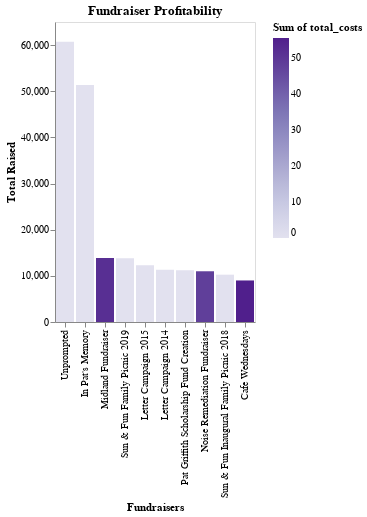

Here is the notebook cell this chart was saved with:
### Code cell
_dntk.DeepnoteChart(df_2, """{"layer":[{"layer":[{"mark":{"clip":true,"type":"bar","tooltip":true},"encoding":{"x":{"axis":{"grid":false,"title":"Fundraisers"},"sort":null,"type":"nominal","field":"fundraiser_id","scale":{"type":"linear"}},"y":{"axis":{"grid":false,"title":"Total Raised"},"sort":null,"type":"quantitative","field":"total_raised","scale":{"type":"linear"},"format":{"type":"default","decimals":null},"aggregate":"sum","formatType":"numberFormatFromNumberType"},"color":{"sort":null,"type":"quantitative","field":"total_costs","scale":{"scheme":"purples"},"aggregate":"sum"}}}]}],"title":"Fundraiser Profitability","config":{"legend":{}},"$schema":"https://vega.github.io/schema/vega-lite/v5.json","encoding":{},"usermeta":{"tooltipDefaultMode":true}}""")

### Figure 1 — Vega-Lite specification as saved in the notebook (floating-point values rounded to 4 significant figures)
{"layer": [{"layer": [{"mark": {"clip": true, "type": "bar", "tooltip": true}, "encoding": {"x": {"axis": {"grid": false, "title": "Fundraisers"}, "sort": null, "type": "nominal", "field": "fundraiser_id", "scale": {"type": "linear"}}, "y": {"axis": {"grid": false, "title": "Total Raised"}, "sort": null, "type": "quantitative", "field": "total_raised", "scale": {"type": "linear"}, "format": {"type": "default", "decimals": null}, "aggregate": "sum", "formatType": "numberFormatFromNumberType"}, "color": {"sort": null, "type": "quantitative", "field": "total_costs", "scale": {"scheme": "purples"}, "aggregate": "sum"}}}]}], "title": "Fundraiser Profitability", "config": {"legend": {}}, "$schema": "https://vega.github.io/schema/vega-lite/v5.json", "encoding": {}, "usermeta": {"tooltipDefaultMode": true}, "data": {"values": [{"fundraiser_id": "Unprompted", "type": "Direct Donation", "status": "Ongoing", "date_started": "2005-07-06", "date_ended": "None", "number_of_donations": 154, "total_raised": 60730.0, "total_costs": 0, "net_revenue": 60730.0}, {"fundraiser_id": "In Pat's Memory", "type": "Direct Donation", "status": "Completed", "date_started": "2018-12-20", "date_ended": "2019-01-25", "number_of_donations": 36, "total_raised": 51370.0, "total_costs": 0, "net_revenue": 51370.0}, {"fundraiser_id": "Midland Fundraiser", "type": "Percentage of purchase", "status": "Completed", "date_started": "2010-04-26", "date_ended": "2017-10-23", "number_of_donations": 25, "total_raised": 13870.0, "total_costs": 51.91, "net_revenue": 13820.0}, {"fundraiser_id": "Sun & Fun Family Picnic 2019", "type": "Park Gathering", "status": "Completed", "date_started": "2019-07-11", "date_ended": "2019-07-11", "number_of_donations": 25, "total_raised": 13800.0, "total_costs": 0, "net_revenue": 13800.0}, {"fundraiser_id": "Letter Campaign 2015", "type": "Mailer", "status": "Completed", "date_started": "2015-11-20", "date_ended": "2016-04-30", "number_of_donations": 14, "total_raised": 12305, "total_costs": 0, "net_revenue": 12305}, {"fundraiser_id": "Letter Campaign 2014", "type": "Mailer", "status": "Completed", "date_started": "2014-11-19", "date_ended": "2015-06-05", "number_of_donations": 25, "total_raised": 11295, "total_costs": 0, "net_revenue": 11295}, {"fundraiser_id": "Pat Griffith Scholarship Fund Creation", "type": "Mailer", "status": "Completed", "date_started": "2016-12-01", "date_ended": "2017-01-25", "number_of_donations": 34, "total_raised": 11235, "total_costs": 0, "net_revenue": 11235}, {"fundraiser_id": "Noise Remediation Fundraiser", "type": "Direct Donation", "status": "Completed", "date_started": "2011-04-18", "date_ended": "2012-08-31", "number_of_donations": 26, "total_raised": 10990.0, "total_costs": 48.09, "net_revenue": 10940.0}, {"fundraiser_id": "Sun & Fun Inaugural Family Picnic 2018", "type": "Park Gathering", "status": "Completed", "date_started": "2018-08-04", "date_ended": "2018-08-04", "number_of_donations": 13, "total_raised": 10250.0, "total_costs": 0, "net_revenue": 10250.0}, {"fundraiser_id": "Cafe Wednesdays", "type": "Direct Donation", "status": "Completed", "date_started": "2016-11-09", "date_ended": "2019-09-27", "number_of_donations": 116, "total_raised": 9001.0, "total_costs": 55.7, "net_revenue": 8946.0}]}}
